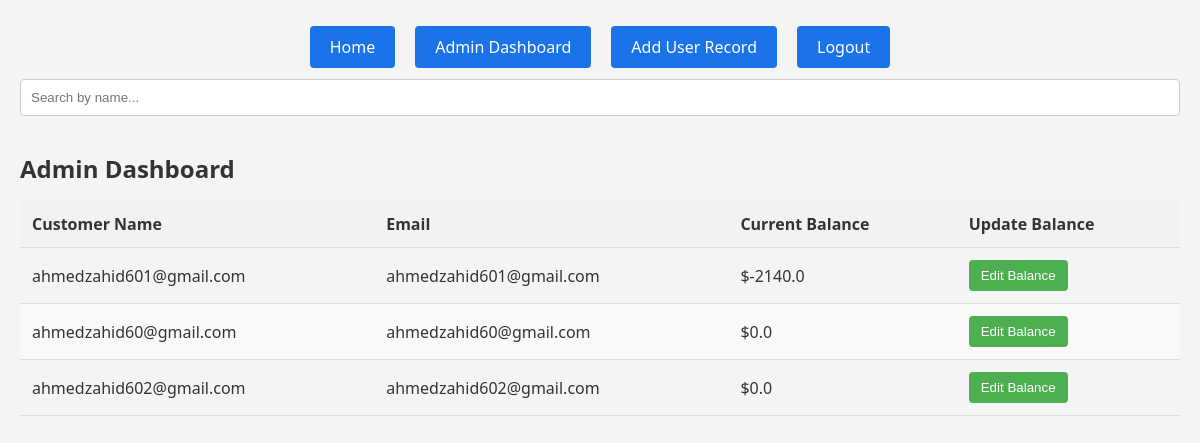
The page /admin/dashboard (signed in) on the database as committed earlier.
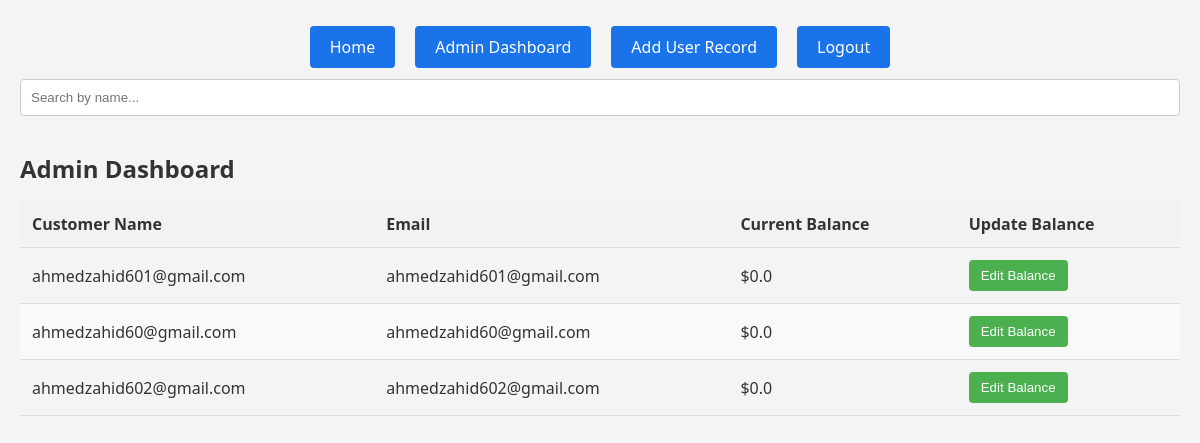
The same page on the database as committed later.
### app.py (models this page shows)
class Customer(db.Model):
    id = db.Column(db.Integer, primary_key=True)
    name = db.Column(db.String(100), nullable=False)
    email = db.Column(db.String(100), unique=True, nullable=False)
    opening_balance = db.Column(db.Float, default=0)
    current_balance = db.Column(db.Float, default=0)
    daily_rate = db.Column(db.Float, default=0)  # Daily increment to the balance
    transactions = db.relationship('Transaction', backref='customer', lazy=True)

### app.py (the view)
@app.route('/admin/dashboard')
@login_required
def admin_dashboard():
    customers = Customer.query.all()
    return render_template('admin_dashboard.html', customers=customers)

### app.py (called while the page is built)
@login_manager.user_loader
def load_user(user_id):
    return db.session.get(User, int(user_id))

### templates/admin_dashboard.html (shortened to what this page needs)
{% extends "base.html" %}
{% block content %}
<div class="search-container">
    <input type="text" id="searchInput" placeholder="Search by name..." onkeyup="searchTable()">
</div>
<h1>Admin Dashboard</h1>
<table id="customersTable">
    <thead>
        <tr>
            <th>Customer Name</th>
            <th>Email</th>
            <th>Current Balance</th>
            <th>Update Balance</th>
        </tr>
    </thead>
    <tbody>
        {% for customer in customers %}
        <tr class="customer-row" data-customer-id="{{ customer.id }}">
            <td data-label="Customer Name">{{ customer.name }}</td>
            <td data-label="Customer Email">{{ customer.email }}</td>
            <td data-label="Customer Balance">${{ customer.current_balance }}</td>
            <td>
                <button class="edit-btn">Edit Balance</button>
            </td>
        </tr>
        {% endfor %}
    </tbody>
</table>
{% endblock %}

### templates/base.html (shortened to what this page needs)
<!DOCTYPE html>
<html lang="en">
<head>
  <link rel="stylesheet" type="text/css" href="{{ url_for('static', filename='styles.css') }}">
</head>
<body>
    <header>
        <nav>
            <ul>
                <li><a href="{{ url_for('index') }}"class="btn btn-primary">Home</a></li>
                {% if current_user.is_authenticated %}
                    {% if current_user.is_admin %}
                        <li><a href="{{ url_for('admin_dashboard') }}"class="btn btn-primary">Admin Dashboard</a></li>
						 <li><a href="{{ url_for('add_customer') }}" class="btn btn-primary">Add User Record</a></li>
                    {% endif %}
                    <li><a href="{{ url_for('logout') }}" class="btn btn-primary">Logout</a></li>
                {% else %}
                    <li><a href="{{ url_for('login') }}" class="btn btn-primary">Login</a></li>
                    <li><a href="{{ url_for('register') }}" class="btn btn-primary">Register</a></li>
                {% endif %}
            </ul>
        </nav>
    </header>
    {% block content %}{% endblock %}
</body>
</html>

### static/styles.css (style rules this page uses)
body { font-family: 'Segoe UI', Tahoma, Geneva, Verdana, sans-serif; margin: 0; padding: 20px; background-color: #f4f4f4; color: #333; }
h1 { font-size: 24px; }
.search-container input[type="text"] { width: 100%; padding: 10px; margin-bottom: 20px; border: 1px solid #ccc; border-radius: 4px; }
table { width: 100%; border-collapse: collapse; }
th, td { text-align: left; padding: 12px; border-bottom: 1px solid #ddd; }
th { background-color: #f2f2f2; }
tr:nth-child(even) { background-color: #f9f9f9; }
button { padding: 8px 12px; background-color: #4CAF50; color: white; border: none; border-radius: 4px; cursor: pointer; }
header nav ul { display: flex; list-style: none; padding: 0; justify-content: center; }
header nav ul li { margin: 0 10px; }
header nav ul li a { text-decoration: none; color: #000; }
.btn { background-color: #1a73e8; color: white; padding: 10px 20px; border: none; border-radius: 4px; cursor: pointer; transition: background-color 0.3s ease; }
input[type="text"], input[type="password"] { width: 100%; padding: 10px; margin: 8px 0; display: inline-block; border: 1px solid #ccc; border-radius: 4px; box-sizing: border-box; }
input[type="text"], input[type="password"], select { width: 100%; padding: 10px; margin: 5px 0 20px 0; display: inline-block; border: 1px solid #ccc; border-radius: 4px; box-sizing: border-box; }

Rows that differ between the two databases and show on the page:
changed Customer "ahmedzahid601@gmail.com": current_balance "-2140.0" → "0.0"
